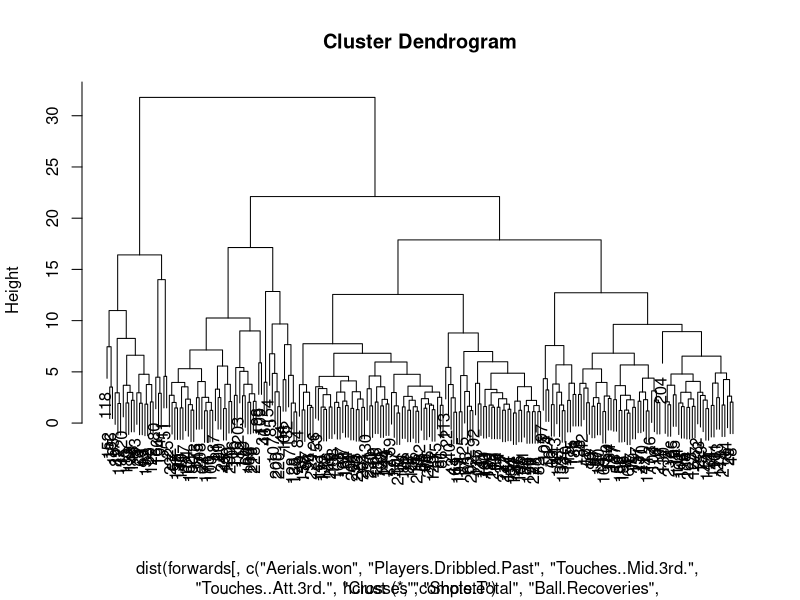
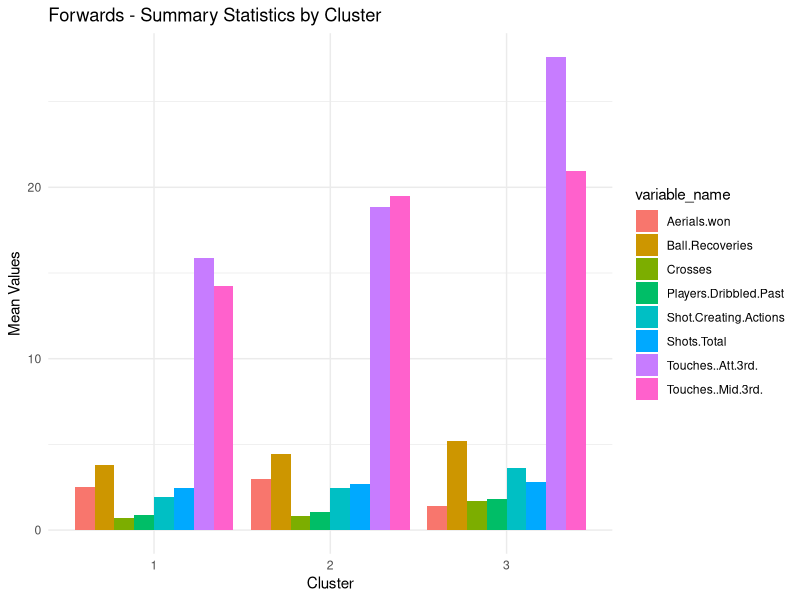
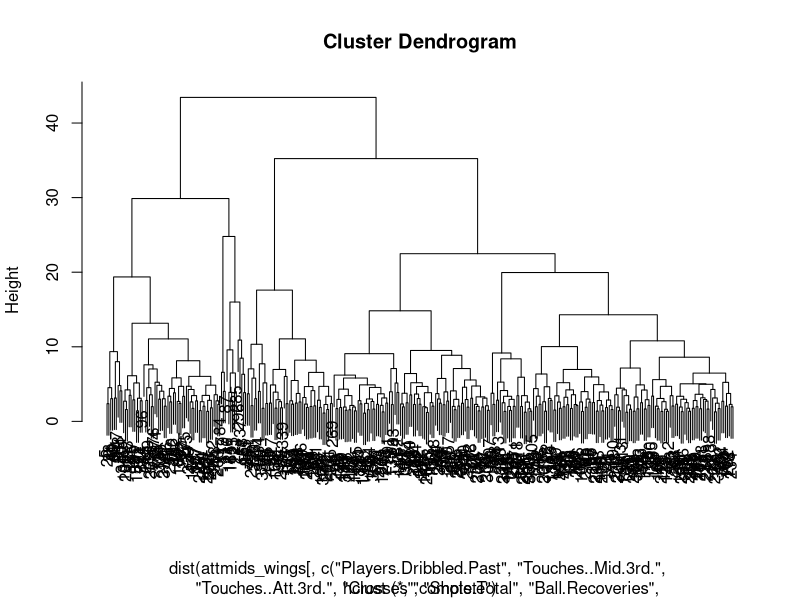
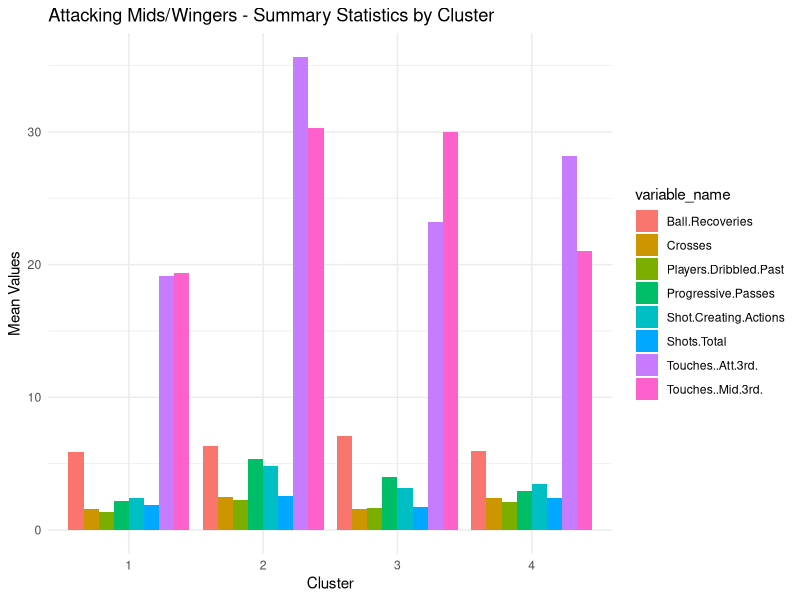
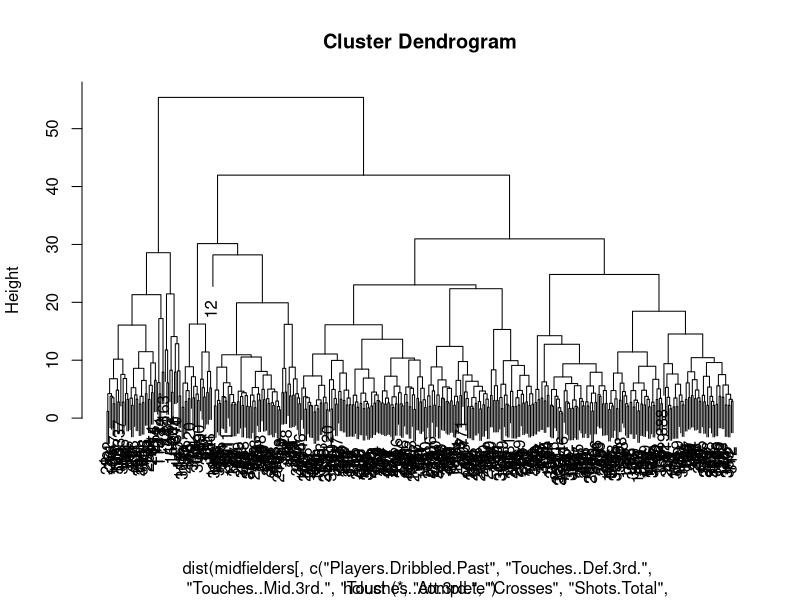
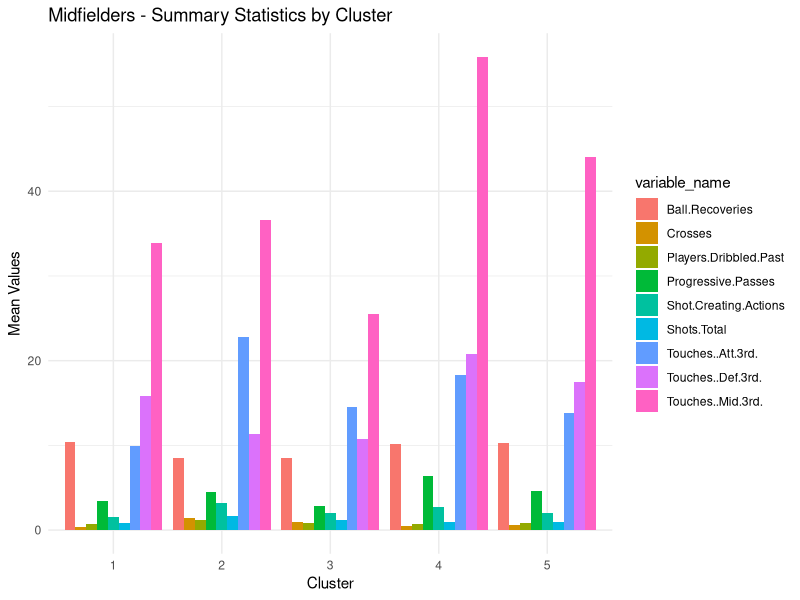
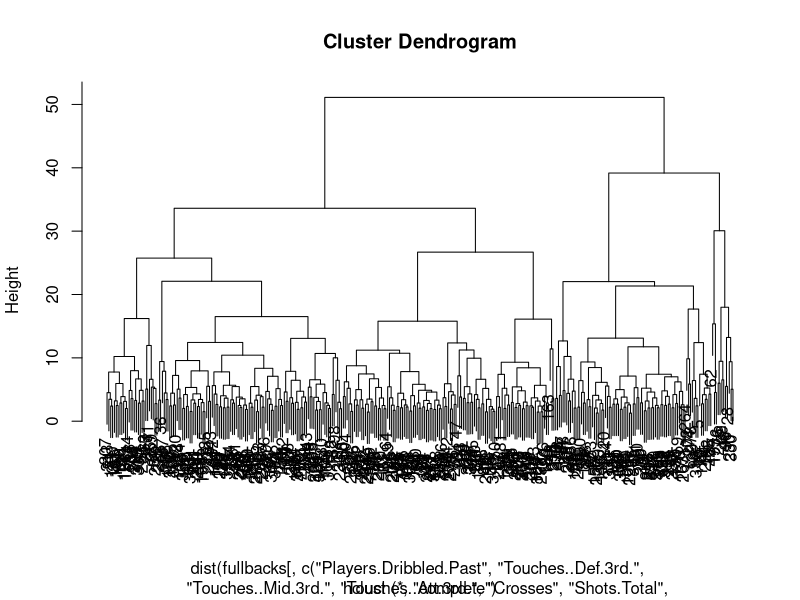
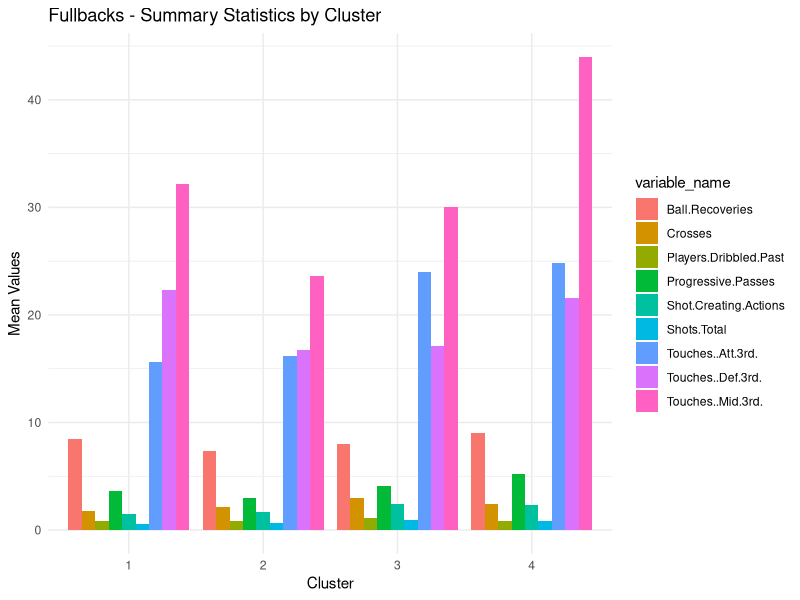

Reproduce these figures in R, in order.
## ---- chunk 1
knitr::opts_chunk$set(echo = TRUE)
## ---- chunk 2
library(dplyr)
library(ggplot2)
library(ggthemes)
library(data.table)
library(caret)

forwards <- read.csv("../Data Acquisition/Data/forwards10_20_2022.csv")

attmids_wings <- forwards %>% filter(position == "Att Mid / Wing")
attmids_wings$height_cm <- as.numeric(as.character(attmids_wings$height_cm))

forwards <- forwards %>% filter(position == "Forward")
forwards$height_cm <- as.numeric(as.character(forwards$height_cm))

centerbacks <- read.csv("../Data Acquisition/Data/centerbacks10_20_2022.csv")
centerbacks$height_cm <- as.numeric(as.character(centerbacks$height_cm))

fullbacks <- read.csv("../Data Acquisition/Data/fullbacks10_20_2022.csv")
fullbacks$height_cm <- as.numeric(as.character(fullbacks$height_cm))

midfielders <- read.csv("../Data Acquisition/Data/midfielders10_20_2022.csv")
midfielders$height_cm <- as.numeric(as.character(midfielders$height_cm))
## ---- chunk 3
forward_dendrogram <- hclust(dist(forwards[, c("Aerials.won", "Players.Dribbled.Past", "Touches..Mid.3rd.", "Touches..Att.3rd.", "Crosses", "Shots.Total", "Ball.Recoveries", "Shot.Creating.Actions")]))
plot(forward_dendrogram)
## ---- chunk 4
forwards_clust <- forwards
kFit = kmeans(forwards[,c("Aerials.won", "Players.Dribbled.Past", "Touches..Mid.3rd.", "Touches..Att.3rd.", "Crosses", "Shots.Total", "Ball.Recoveries", "Shot.Creating.Actions")], 3, nstart=50)
forwards_clust$k_cluster <- kFit$cluster
## ---- chunk 5
vars = c("Aerials.won", "Players.Dribbled.Past", "Touches..Mid.3rd.", "Touches..Att.3rd.", "Crosses", "Shots.Total", "Ball.Recoveries", "Shot.Creating.Actions")
n_clust = 3
result <- data.frame(cluster = numeric(length(vars)*n_clust),
           variable_name = character(length(vars)*n_clust),
           mean = numeric(length(vars)*n_clust),
           sd = numeric(length(vars)*n_clust),
           total_mean = numeric(length(vars)*n_clust),
           total_sd = numeric(length(vars)*n_clust),
           count = numeric(length(vars)*n_clust))

cur_clust = 1
cur_var = 1

#IF THIS FOR LOOP THROWS AN ERROR, JUST RUN THE CHUNK AGAIN (I dont know why but it works)
for(i in 1:(length(vars)*n_clust)){
  result$cluster[i] = cur_clust
  result$variable_name[i] = vars[cur_var]
  result$mean[i] = round(mean(filter(forwards_clust, k_cluster == cur_clust)[,vars[cur_var]]), 2)
  result$sd[i] = round(sd(filter(forwards_clust, k_cluster == cur_clust)[,vars[cur_var]]), 2)
  result$total_mean[i] = round(mean(forwards_clust[,vars[cur_var]]), 2)
  result$total_sd[i] = round(sd(forwards_clust[,vars[cur_var]]), 2)
  result$count[i] = nrow(filter(forwards_clust, k_cluster == cur_clust))
  cur_var = cur_var + 1
  if(cur_var > length(vars)){
    cur_var = 1
    cur_clust = cur_clust + 1}
}

#view players in individual cluster
filter(forwards_clust, k_cluster == 1)

#insert values into table row by row:
filter(result, variable_name == vars[1])

#view players in individual cluster
result
## ---- chunk 6
ggplot(data = result, aes(x = as.factor(cluster), y = mean, fill = variable_name)) +
  geom_bar(stat = "identity", position = "dodge")+
  theme_minimal()+
  labs(title = "Forwards - Summary Statistics by Cluster", y = "Mean Values", x = "Cluster")
## ---- chunk 7
AMW_dendrogram <- hclust(dist(attmids_wings[, c("Players.Dribbled.Past", "Touches..Mid.3rd.", "Touches..Att.3rd.", "Crosses", "Shots.Total", "Ball.Recoveries", "Shot.Creating.Actions", "Progressive.Passes")]))
plot(AMW_dendrogram)
## ---- chunk 8
AMW_clust <- attmids_wings
kFit = kmeans(attmids_wings[,c("Players.Dribbled.Past", "Touches..Mid.3rd.", "Touches..Att.3rd.", "Crosses", "Shots.Total", "Ball.Recoveries", "Shot.Creating.Actions", "Progressive.Passes")], 4, nstart=50)
AMW_clust$k_cluster <- kFit$cluster
## ---- chunk 9
vars = c("Players.Dribbled.Past", "Touches..Mid.3rd.", "Touches..Att.3rd.", "Crosses", "Shots.Total", "Ball.Recoveries", "Shot.Creating.Actions", "Progressive.Passes")
n_clust = 4

result <- data.frame(cluster = numeric(length(vars)*n_clust),
           variable_name = character(length(vars)*n_clust),
           mean = numeric(length(vars)*n_clust),
           sd = numeric(length(vars)*n_clust),
           total_mean = numeric(length(vars)*n_clust),
           total_sd = numeric(length(vars)*n_clust),
           count = numeric(length(vars)*n_clust))

cur_clust = 1
cur_var = 1

#IF THIS FOR LOOP THROWS AN ERROR, JUST RUN THE CHUNK AGAIN (I dont know why but it works)
for(i in 1:(length(vars)*n_clust)){
  result$cluster[i] = cur_clust
  result$variable_name[i] = vars[cur_var]
  result$mean[i] = round(mean(filter(AMW_clust, k_cluster == cur_clust)[,vars[cur_var]]), 2)
  result$sd[i] = round(sd(filter(AMW_clust, k_cluster == cur_clust)[,vars[cur_var]]), 2)
  result$total_mean[i] = round(mean(AMW_clust[,vars[cur_var]]), 2)
  result$total_sd[i] = round(sd(AMW_clust[,vars[cur_var]]), 2)
  result$count[i] = nrow(filter(AMW_clust, k_cluster == cur_clust))
  cur_var = cur_var + 1
  if(cur_var > length(vars)){
    cur_var = 1
    cur_clust = cur_clust + 1}
}

#view players in individual cluster
filter(AMW_clust, k_cluster == 3)

#insert values into table:
filter(result, variable_name == vars[1])

#analyze resulting summary statistics
result
## ---- chunk 10
ggplot(data = result, aes(x = as.factor(cluster), y = mean, fill = variable_name)) +
  geom_bar(stat = "identity", position = "dodge")+
  theme_minimal()+
  labs(title = "Attacking Mids/Wingers - Summary Statistics by Cluster", y = "Mean Values", x = "Cluster")
## ---- chunk 11
Mid_dendrogram <- hclust(dist(midfielders[, c("Players.Dribbled.Past", "Touches..Def.3rd.", "Touches..Mid.3rd.", "Touches..Att.3rd.", "Crosses", "Shots.Total", "Ball.Recoveries", "Shot.Creating.Actions", "Progressive.Passes")]))
plot(Mid_dendrogram)
## ---- chunk 12
Mid_clust <- midfielders
kFit = kmeans(Mid_clust[,c("Players.Dribbled.Past", "Touches..Def.3rd.", "Touches..Mid.3rd.", "Touches..Att.3rd.", "Crosses", "Shots.Total", "Ball.Recoveries", "Shot.Creating.Actions", "Progressive.Passes")], 5, nstart=50)
Mid_clust$k_cluster <- kFit$cluster
## ---- chunk 13
vars = c("Players.Dribbled.Past", "Touches..Def.3rd.", "Touches..Mid.3rd.", "Touches..Att.3rd.", "Crosses", "Shots.Total", "Ball.Recoveries", "Shot.Creating.Actions", "Progressive.Passes")
n_clust = 5

result <- data.frame(cluster = numeric(length(vars)*n_clust),
           variable_name = character(length(vars)*n_clust),
           mean = numeric(length(vars)*n_clust),
           sd = numeric(length(vars)*n_clust),
           total_mean = numeric(length(vars)*n_clust),
           total_sd = numeric(length(vars)*n_clust),
           count = numeric(length(vars)*n_clust))

cur_clust = 1
cur_var = 1

#IF THIS FOR LOOP THROWS AN ERROR, JUST RUN THE CHUNK AGAIN (I dont know why but it works)
for(i in 1:(length(vars)*n_clust)){
  result$cluster[i] = cur_clust
  result$variable_name[i] = vars[cur_var]
  result$mean[i] = round(mean(filter(Mid_clust, k_cluster == cur_clust)[,vars[cur_var]]), 2)
  result$sd[i] = round(sd(filter(Mid_clust, k_cluster == cur_clust)[,vars[cur_var]]), 2)
  result$total_mean[i] = round(mean(Mid_clust[,vars[cur_var]]), 2)
  result$total_sd[i] = round(sd(Mid_clust[,vars[cur_var]]), 2)
  result$count[i] = nrow(filter(Mid_clust, k_cluster == cur_clust))
  cur_var = cur_var + 1
  if(cur_var > length(vars)){
    cur_var = 1
    cur_clust = cur_clust + 1}
}

#view players in individual cluster
filter(Mid_clust, k_cluster == 1)

#insert values into table row by row:
filter(result, variable_name == vars[9])

#analyze table of resulting summary statistics
result
## ---- chunk 14
ggplot(data = result, aes(x = as.factor(cluster), y = mean, fill = variable_name)) +
  geom_bar(stat = "identity", position = "dodge")+
  theme_minimal()+
  labs(title = "Midfielders - Summary Statistics by Cluster", y = "Mean Values", x = "Cluster")
## ---- chunk 15
FullB_dendrogram <- hclust(dist(fullbacks[, c("Players.Dribbled.Past", "Touches..Def.3rd.", "Touches..Mid.3rd.", "Touches..Att.3rd.", "Crosses", "Shots.Total", "Ball.Recoveries", "Shot.Creating.Actions", "Progressive.Passes")]))
plot(FullB_dendrogram)
## ---- chunk 16
fullB_clust <- fullbacks
kFit = kmeans(fullB_clust[,c("Players.Dribbled.Past", "Touches..Def.3rd.", "Touches..Mid.3rd.", "Touches..Att.3rd.", "Crosses", "Shots.Total", "Ball.Recoveries", "Shot.Creating.Actions", "Progressive.Passes")], 4, nstart=50)
fullB_clust$k_cluster <- kFit$cluster
## ---- chunk 17
vars = c("Players.Dribbled.Past", "Touches..Def.3rd.", "Touches..Mid.3rd.", "Touches..Att.3rd.", "Crosses", "Shots.Total", "Ball.Recoveries", "Shot.Creating.Actions", "Progressive.Passes")
n_clust = 4
result <- data.frame(cluster = numeric(length(vars)*n_clust),
           variable_name = character(length(vars)*n_clust),
           mean = numeric(length(vars)*n_clust),
           sd = numeric(length(vars)*n_clust),
           total_mean = numeric(length(vars)*n_clust),
           total_sd = numeric(length(vars)*n_clust),
           count = numeric(length(vars)*n_clust))

cur_clust = 1
cur_var = 1

#IF THIS FOR LOOP THROWS AN ERROR, JUST RUN THE CHUNK AGAIN (I dont know why but it works)
for(i in 1:(length(vars)*n_clust)){
  result$cluster[i] = cur_clust
  result$variable_name[i] = vars[cur_var]
  result$mean[i] = round(mean(filter(fullB_clust, k_cluster == cur_clust)[,vars[cur_var]]), 2)
  result$sd[i] = round(sd(filter(fullB_clust, k_cluster == cur_clust)[,vars[cur_var]]), 2)
  result$total_mean[i] = round(mean(fullB_clust[,vars[cur_var]]), 2)
  result$total_sd[i] = round(sd(fullB_clust[,vars[cur_var]]), 2)
  result$count[i] = nrow(filter(fullB_clust, k_cluster == cur_clust))
  cur_var = cur_var + 1
  if(cur_var > length(vars)){
    cur_var = 1
    cur_clust = cur_clust + 1}
}

#view players in individual cluster
filter(fullB_clust, k_cluster == 1)

#insert values into table row by row:
filter(result, variable_name == vars[9])

#analyze table of resulting summary statistics
result
## ---- chunk 18
ggplot(data = result, aes(x = as.factor(cluster), y = mean, fill = variable_name)) +
  geom_bar(stat = "identity", position = "dodge")+
  theme_minimal()+
  labs(title = "Fullbacks - Summary Statistics by Cluster", y = "Mean Values", x = "Cluster")
## ---- chunk 19
CB_dendrogram <- hclust(dist(centerbacks[, c("Aerials.won", "Touches..Def.3rd.", "Touches..Mid.3rd.", "Touches..Att.3rd.", "Shots.Total", "Ball.Recoveries", "Progressive.Passes")]))
plot(CB_dendrogram)
## ---- chunk 20
CB_clust <- centerbacks
kFit = kmeans(CB_clust[,c("Aerials.won", "Touches..Def.3rd.", "Touches..Mid.3rd.", "Touches..Att.3rd.", "Shots.Total", "Ball.Recoveries", "Progressive.Passes")], 2, nstart=50)
CB_clust$k_cluster <- kFit$cluster
## ---- chunk 21
vars = c("Aerials.won", "Touches..Def.3rd.", "Touches..Mid.3rd.", "Touches..Att.3rd.", "Shots.Total", "Ball.Recoveries", "Progressive.Passes")
n_clust = 2
result <- data.frame(cluster = numeric(length(vars)*n_clust),
           variable_name = character(length(vars)*n_clust),
           mean = numeric(length(vars)*n_clust),
           sd = numeric(length(vars)*n_clust),
           total_mean = numeric(length(vars)*n_clust),
           total_sd = numeric(length(vars)*n_clust),
           count = numeric(length(vars)*n_clust))

cur_clust = 1
cur_var = 1

#IF THIS FOR LOOP THROWS AN ERROR, JUST RUN THE CHUNK AGAIN (I dont know why but it works)
for(i in 1:(length(vars)*n_clust)){
  result$cluster[i] = cur_clust
  result$variable_name[i] = vars[cur_var]
  result$mean[i] = round(mean(filter(CB_clust, k_cluster == cur_clust)[,vars[cur_var]]), 2)
  result$sd[i] = round(sd(filter(CB_clust, k_cluster == cur_clust)[,vars[cur_var]]), 2)
  result$total_mean[i] = round(mean(CB_clust[,vars[cur_var]]), 2)
  result$total_sd[i] = round(sd(CB_clust[,vars[cur_var]]), 2)
  result$count[i] = nrow(filter(CB_clust, k_cluster == cur_clust))
  cur_var = cur_var + 1
  if(cur_var > length(vars)){
    cur_var = 1
    cur_clust = cur_clust + 1}
}

#view players in individual cluster
filter(CB_clust, k_cluster == 1)

#insert values into table row by row:
filter(result, variable_name == vars[1])

#analyze table of resulting summary statistics
result
## ---- chunk 22
ggplot(data = result, aes(x = as.factor(cluster), y = mean, fill = variable_name)) +
  geom_bar(stat = "identity", position = "dodge")+
  theme_minimal()+
  labs(title = "Center Backs - Summary Statistics by Cluster", y = "Mean Values", x = "Cluster")
